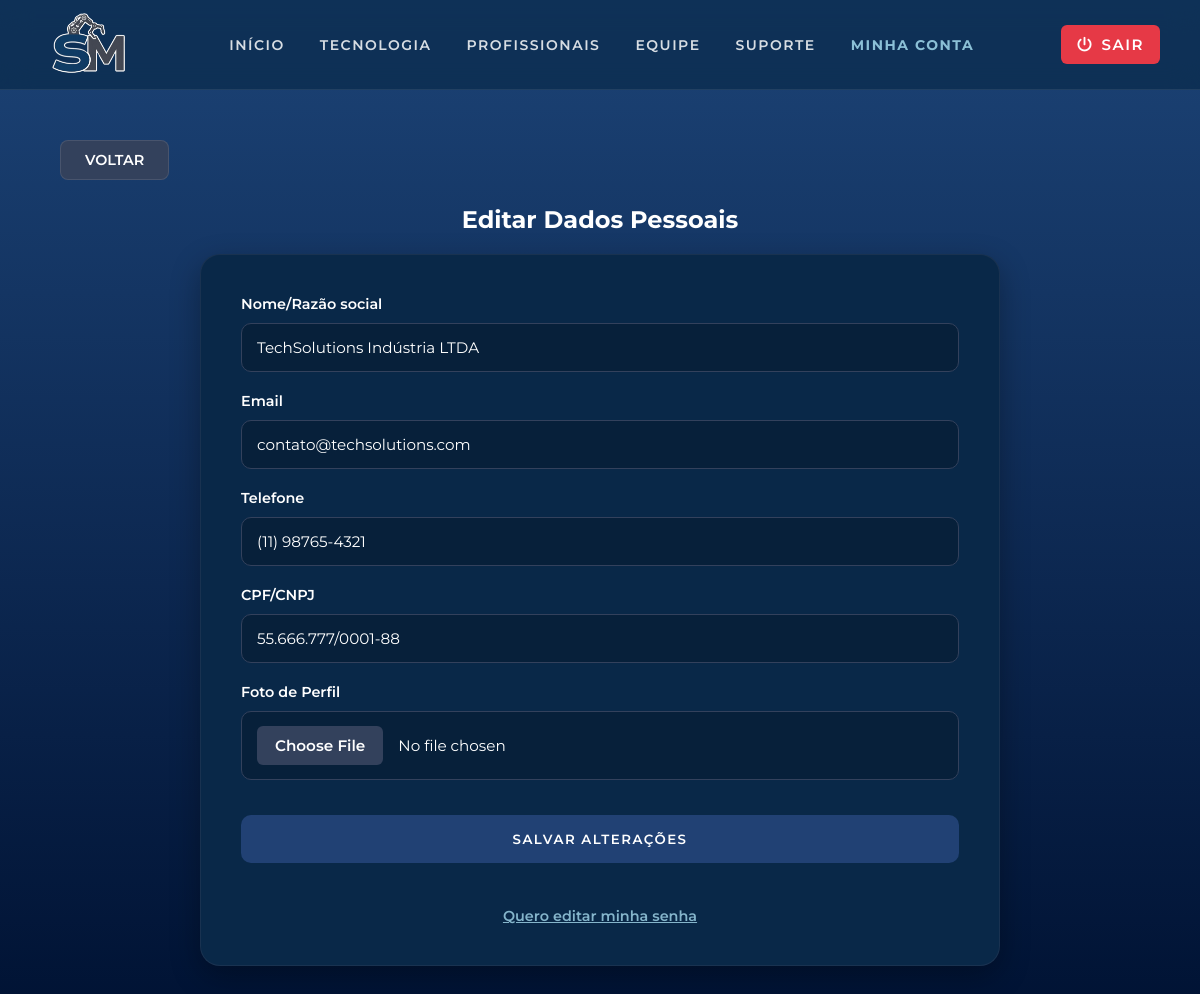
The app's page /user/editardados.php (signed in) with its own data.
### tables this page shows
CREATE TABLE IF NOT EXISTS usuarios (
        id_user INT AUTO_INCREMENT PRIMARY KEY,
        img_user VARCHAR(255),
        nome VARCHAR(100) NOT NULL,
        email VARCHAR(100) UNIQUE NOT NULL,
        senha VARCHAR(255) NOT NULL,
        telefone VARCHAR(20) NOT NULL,
        cpf_cnpj VARCHAR(20) UNIQUE NOT NULL,
        tipo ENUM ('PF', 'PJ') NOT NULL,
        categoria ENUM ('cliente', 'profissional', 'admin') NOT NULL,
        especialidade VARCHAR(100) NULL,
        status ENUM ('Disponível', 'Em Atendimento', 'Inativo') NULL,
        valor_dia DECIMAL(10,2) NULL,
        descricao_func TEXT NULL,
        notas INT NULL CHECK (notas BETWEEN 0 AND 5),
        data_cadastro DATE NOT NULL DEFAULT (CURRENT_DATE)
    );

### crud.php (called while the page is built, shortened)
<?php
try {
    function read($pdo, $table, $where = null) {
        $sql = "SELECT * FROM $table";
        if ($where) {
            $sql .= " WHERE $where";
        }
        $stmt = $pdo->query($sql);
        return $stmt->fetch(PDO::FETCH_ASSOC);
    }
} catch (PDOException $e) {
    die("Erro de conexão: " . $e->getMessage());
}

### user/editardados.php (the view, shortened to what this page needs)
<?php
require_once '../crud.php';
?>
<!DOCTYPE html>
<html lang="pt-br">
<head>
    <link rel="stylesheet" href="../css/userpage.css">
    <link rel="stylesheet" href="../css/partials.css">
</head>
<body>
<a href="./userpage.php" class="botao">Voltar</a>
<?php require_once '../partials/header.php';
    $idUser = (int)$_SESSION['id_user'];
    $user = read($pdo,'usuarios',"id_user = $idUser");
?>
    <h2>Editar Dados Pessoais</h2>
    <div class='formulario'>
        <form action="#" method="POST" enctype="multipart/form-data" class="form-editar-usuario">
            <label>Nome/Razão social</label>
            <input type="text" name="nome" value="<?=$user['nome']?>" placeholder="Nome/Razão social" required>
            <label>Email</label>
            <input type="email" name="email" value="<?=$user['email']?>" placeholder="Email" required>
            <label>Telefone</label>
            <input type="tel" name="tel" value="<?=$user['telefone']?>" placeholder="Telefone" required>
            <label>CPF/CNPJ</label>
            <input type="text" name="cpf_cnpj" value="<?=$user['cpf_cnpj']?>" placeholder="CPF/CPNJ" required>
            <label>Foto de Perfil</label>
            <input type="file" name="img_user">
            <button type="submit">
                Salvar Alterações
            </button>
        </form>
        <br>
        <a class='editarsenha' href='../editar_senha.php'>Quero editar minha senha</a>
    </div>
</body>
</html>

### css/userpage.css (style rules this page uses)
:root { --color-night-blue: #001233; --color-navy-dark: #092848; --color-slate-blue: #33415C; --white: #ffffff; --color-cool-gray: #7d8597; --color-deep-blue: #214174; --color-sky-light: #85b5cb; --royal-industrial: #164578; --misty-blue: #8BC0D6; }
* { margin: 0; padding: 0; box-sizing: border-box; }
body { font-family: "Montserrat", sans-serif; background: linear-gradient(to bottom, #1c4376, #001233); background-attachment: fixed; color: var(--white); min-height: 100vh; display: flex; flex-direction: column; align-items: center; padding-top: 130px; padding-bottom: 60px; }
h1, h2, h3, p, span, div, label, input, button { font-family: "Montserrat", sans-serif; }
a { text-decoration: none; color: var(--color-sky-light); transition: 0.3s ease; }
body > a[href*="userpage"], body > a[href*="historico"] { background-color: var(--color-slate-blue); color: var(--white); padding: 10px 24px; border-radius: 8px; font-size: 0.9rem; font-weight: 600; text-transform: uppercase; align-self: flex-start; margin-left: 5%; margin-bottom: 25px; display: inline-flex; align-items: center; border: 1px solid rgba(255,255,255,0.1); }
h2 { margin-bottom: 20px; font-weight: 700; color: var(--white); }
.container, .formulario { background-color: var(--color-navy-dark); border: 1px solid rgba(51, 65, 92, 0.4); border-radius: 20px; width: 90%; max-width: 800px; padding: 40px; box-shadow: 0 10px 30px rgba(0, 0, 0, 0.3); margin: 0 auto; transition: all 0.3s ease; }
.form-editar-usuario { display: flex; flex-direction: column; gap: 20px; }
.form-editar-usuario label { color: var(--white); font-size: 0.9rem; font-weight: 600; margin-bottom: -10px; }
.form-editar-usuario input { background-color: rgba(0, 0, 0, 0.2); border: 1px solid var(--color-slate-blue); color: var(--white); padding: 14px 15px; border-radius: 10px; font-size: 0.95rem; outline: none; transition: all 0.3s ease; }
.form-editar-usuario button[type="submit"] { background-color: var(--color-deep-blue); color: var(--white); border: none; cursor: pointer; font-weight: 600; text-transform: uppercase; letter-spacing: 1.5px; margin-top: 15px; padding: 16px; border-radius: 10px; transition: all 0.3s ease; width: 100%; }
.editarsenha { display: block; text-align: center; margin-top: 25px; font-size: 0.9rem; font-weight: 600; text-decoration: underline; }
.botao { margin-top: 50px; }

### css/partials.css (style rules this page uses)
html, body { min-height: 100%; }
body { min-height: 100vh; display: flex; flex-direction: column; padding-top: 90px; }

### records on screen
usuarios: nome "TechSolutions Indústria LTDA", email "contato@techsolutions.com", tel "(11) 98765-4321", cpf_cnpj "55.666.777/0001-88"
